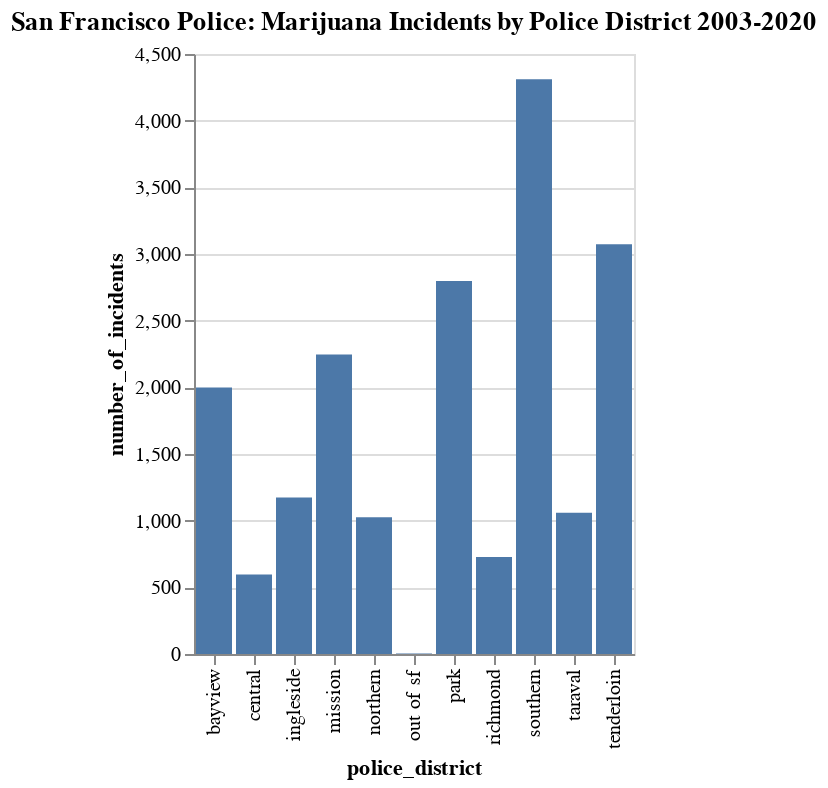

Notebook code for this chart:
### Markdown cell above
Let's visualize our data:

### Code cell
alt.Chart(clean_incidents_by_district).mark_bar().encode(
    x='police_district',
    y='number_of_incidents'
).properties(
    title='San Francisco Police: Marijuana Incidents by Police District 2003-2020'
)

### Figure 1 — Vega-Lite specification as saved in the notebook (floating-point values rounded to 4 significant figures)
{"config": {"view": {"continuousWidth": 400, "continuousHeight": 300}}, "data": {"name": "data-39bcae0e5aba4860e048030126ec3a89"}, "mark": "bar", "encoding": {"x": {"type": "nominal", "field": "police_district"}, "y": {"type": "quantitative", "field": "number_of_incidents"}}, "title": "San Francisco Police: Marijuana Incidents by Police District 2003-2020", "$schema": "https://vega.github.io/schema/vega-lite/v4.8.1.json", "datasets": {"data-39bcae0e5aba4860e048030126ec3a89": [{"police_district": "southern", "number_of_incidents": 4310}, {"police_district": "tenderloin", "number_of_incidents": 3073}, {"police_district": "park", "number_of_incidents": 2797}, {"police_district": "mission", "number_of_incidents": 2247}, {"police_district": "bayview", "number_of_incidents": 1999}, {"police_district": "ingleside", "number_of_incidents": 1174}, {"police_district": "taraval", "number_of_incidents": 1059}, {"police_district": "northern", "number_of_incidents": 1025}, {"police_district": "richmond", "number_of_incidents": 728}, {"police_district": "central", "number_of_incidents": 597}, {"police_district": "out of sf", "number_of_incidents": 4}]}}
